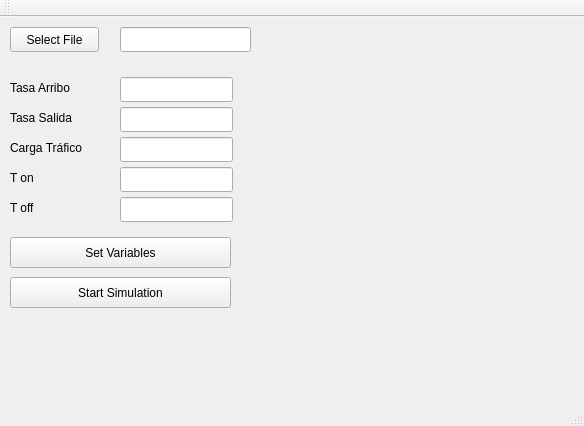
<?xml version="1.0" encoding="UTF-8"?>
<ui version="4.0">
 <class>MainWindow</class>
 <widget class="QMainWindow" name="MainWindow">
  <property name="geometry">
   <rect>
    <x>0</x>
    <y>0</y>
    <width>584</width>
    <height>426</height>
   </rect>
  </property>
  <property name="windowTitle">
   <string>MainWindow</string>
  </property>
  <widget class="QWidget" name="centralWidget">
   <widget class="QPushButton" name="startSimulationButton">
    <property name="geometry">
     <rect>
      <x>10</x>
      <y>260</y>
      <width>221</width>
      <height>31</height>
     </rect>
    </property>
    <property name="text">
     <string>Start Simulation</string>
    </property>
   </widget>
   <widget class="QLineEdit" name="fileNameLine">
    <property name="geometry">
     <rect>
      <x>120</x>
      <y>10</y>
      <width>131</width>
      <height>25</height>
     </rect>
    </property>
   </widget>
   <widget class="QPushButton" name="selectFileButton">
    <property name="geometry">
     <rect>
      <x>10</x>
      <y>10</y>
      <width>89</width>
      <height>25</height>
     </rect>
    </property>
    <property name="text">
     <string>Select File</string>
    </property>
   </widget>
   <widget class="QLabel" name="TasaArribolabel">
    <property name="geometry">
     <rect>
      <x>10</x>
      <y>60</y>
      <width>91</width>
      <height>21</height>
     </rect>
    </property>
    <property name="text">
     <string>Tasa Arribo</string>
    </property>
   </widget>
   <widget class="QLabel" name="TasaSalidaLabel">
    <property name="geometry">
     <rect>
      <x>10</x>
      <y>90</y>
      <width>91</width>
      <height>21</height>
     </rect>
    </property>
    <property name="text">
     <string>Tasa Salida</string>
    </property>
   </widget>
   <widget class="QLabel" name="CargaTraficoLabel">
    <property name="geometry">
     <rect>
      <x>10</x>
      <y>120</y>
      <width>91</width>
      <height>21</height>
     </rect>
    </property>
    <property name="text">
     <string>Carga Tráfico</string>
    </property>
   </widget>
   <widget class="QLabel" name="TonLabel">
    <property name="geometry">
     <rect>
      <x>10</x>
      <y>150</y>
      <width>91</width>
      <height>21</height>
     </rect>
    </property>
    <property name="text">
     <string>T on</string>
    </property>
   </widget>
   <widget class="QLabel" name="ToffLabel">
    <property name="geometry">
     <rect>
      <x>10</x>
      <y>180</y>
      <width>91</width>
      <height>21</height>
     </rect>
    </property>
    <property name="text">
     <string>T off</string>
    </property>
   </widget>
   <widget class="QLineEdit" name="TasaArriboLine">
    <property name="geometry">
     <rect>
      <x>120</x>
      <y>60</y>
      <width>113</width>
      <height>25</height>
     </rect>
    </property>
   </widget>
   <widget class="QLineEdit" name="CargaTraficoLine">
    <property name="geometry">
     <rect>
      <x>120</x>
      <y>120</y>
      <width>113</width>
      <height>25</height>
     </rect>
    </property>
   </widget>
   <widget class="QLineEdit" name="TasaSalidaLine">
    <property name="geometry">
     <rect>
      <x>120</x>
      <y>90</y>
      <width>113</width>
      <height>25</height>
     </rect>
    </property>
   </widget>
   <widget class="QLineEdit" name="ToffLine">
    <property name="geometry">
     <rect>
      <x>120</x>
      <y>180</y>
      <width>113</width>
      <height>25</height>
     </rect>
    </property>
   </widget>
   <widget class="QLineEdit" name="TonLine">
    <property name="geometry">
     <rect>
      <x>120</x>
      <y>150</y>
      <width>113</width>
      <height>25</height>
     </rect>
    </property>
   </widget>
   <widget class="QPushButton" name="setVariablesButton">
    <property name="geometry">
     <rect>
      <x>10</x>
      <y>220</y>
      <width>221</width>
      <height>31</height>
     </rect>
    </property>
    <property name="text">
     <string>Set Variables</string>
    </property>
   </widget>
  </widget>
  <widget class="QMenuBar" name="menuBar">
   <property name="geometry">
    <rect>
     <x>0</x>
     <y>0</y>
     <width>584</width>
     <height>22</height>
    </rect>
   </property>
  </widget>
  <widget class="QToolBar" name="mainToolBar">
   <attribute name="toolBarArea">
    <enum>TopToolBarArea</enum>
   </attribute>
   <attribute name="toolBarBreak">
    <bool>false</bool>
   </attribute>
  </widget>
  <widget class="QStatusBar" name="statusBar"/>
 </widget>
 <layoutdefault spacing="6" margin="11"/>
 <resources/>
 <connections/>
</ui>
